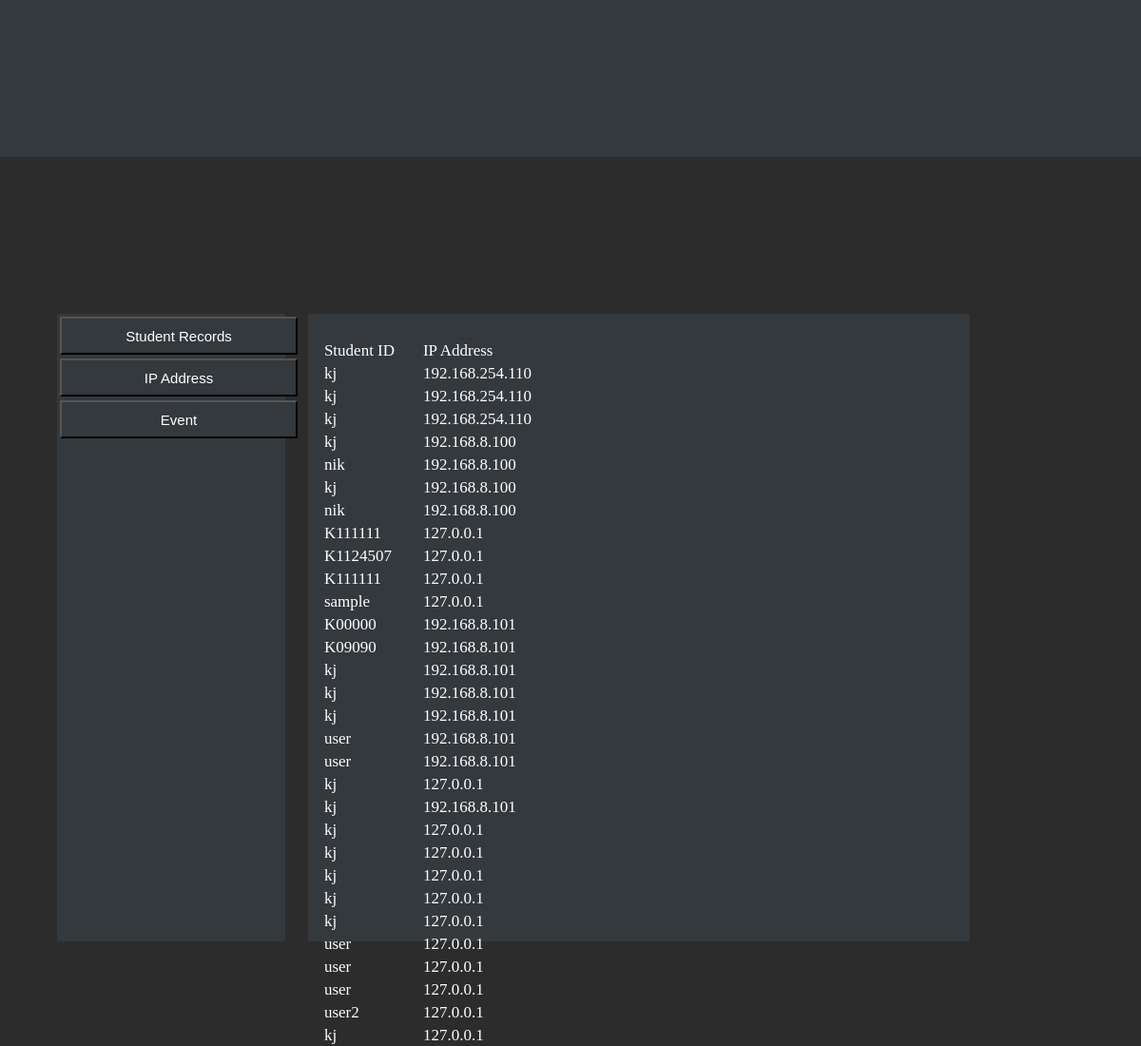
The page /admin/ip.php on the database its author committed.
### tables this page shows
CREATE TABLE IF NOT EXISTS `tblipaddress` (
`id` int(11) NOT NULL,
  `studentID` varchar(30) DEFAULT NULL,
  `ip` text
);

### admin/ip.php (the view, shortened to what this page needs)
<?php include'config.php'; session_start();
$ip = mysqli_query($conn, "select * from tblipaddress");
?>
<!DOCTYPE html>
<html>
<head>
	<link rel="stylesheet" type="text/css" href="admin.css">
</head>
<body>
<div class="mainbody">
	<div class="header">
	</div>
	<div class="sidenavigation">
	<form method="POST">
	<table>
		<tr>
			<td>
				<input type="submit" class="navibutton" name="btnusers" value="Student Records">
			</td>
		</tr>
		<tr>
			<td>
				<input type="submit" class="navibutton" name="btnip" value="IP Address">
			</td>
		</tr>
		<tr>
			<td>
				<input type="submit" class="navibutton" name="btnevent" value="Event">
			</td>
		</tr>
	</table>
	</form>
	</div>
	<div class="infocontainer">
		<table>
			<thead>
				<tr>
					<td width="100">
						Student ID
					</td>
					<td width="190">
						IP Address
					</td>
				</tr>
			</thead>
		<?php while($rows=mysqli_fetch_assoc($ip)){?>
			<form method="POST" >
			<tbody>
				<tr>
					<td>
						<?php echo $rows["studentID"]; ?>
					</td>
					<td>
						<?php echo $rows["ip"];?>
					</td>
				</tr>
			</tbody>
			</form>
		<?php }?>
		</table>
	</div>
</div>
</body>
</html>

### admin/admin.css (style rules this page uses)
body { background:#2c2c2c; }
.header { position:absolute; left:0%; right:0%; top:0%; width:auto; height: 15%; background: #34393d; }
.sidenavigation table { position: absolute; }
.sidenavigation { background: #34393d; position: absolute; left:5%; right:75%; top:30%; height:60%; width: auto; border-radius: 2px; }
.navibutton { cursor: pointer; background: #34393d; border-color: black; height: 40px; width: 250px; color: white; font-size: 15px; }
.infocontainer { background: #34393d; position: absolute; left:27%; right:15%; top:30%; height:60%; width: auto; border-radius: 2px; }
.infocontainer table { position: absolute; top:4%; left: 2%; color:white ; font-size:17px; }

### rows shown on the page
tblipaddress: studentID "kj", ip "192.168.254.110"
tblipaddress: studentID "kj", ip "192.168.254.110"
tblipaddress: studentID "kj", ip "192.168.254.110"
tblipaddress: studentID "kj", ip "192.168.8.100"
tblipaddress: studentID "nik", ip "192.168.8.100"
tblipaddress: studentID "kj", ip "192.168.8.100"
tblipaddress: studentID "nik", ip "192.168.8.100"
tblipaddress: studentID "K111111", ip "127.0.0.1"
tblipaddress: studentID "K1124507", ip "127.0.0.1"
tblipaddress: studentID "K111111", ip "127.0.0.1"
tblipaddress: studentID "sample", ip "127.0.0.1"
tblipaddress: studentID "K00000", ip "192.168.8.101"
tblipaddress: studentID "K09090", ip "192.168.8.101"
tblipaddress: studentID "kj", ip "192.168.8.101"
tblipaddress: studentID "kj", ip "192.168.8.101"
tblipaddress: studentID "kj", ip "192.168.8.101"
tblipaddress: studentID "user", ip "192.168.8.101"
tblipaddress: studentID "user", ip "192.168.8.101"
tblipaddress: studentID "kj", ip "127.0.0.1"
tblipaddress: studentID "kj", ip "192.168.8.101"
tblipaddress: studentID "kj", ip "127.0.0.1"
tblipaddress: studentID "kj", ip "127.0.0.1"
tblipaddress: studentID "kj", ip "127.0.0.1"
tblipaddress: studentID "kj", ip "127.0.0.1"
tblipaddress: studentID "kj", ip "127.0.0.1"
tblipaddress: studentID "user", ip "127.0.0.1"
tblipaddress: studentID "user", ip "127.0.0.1"
tblipaddress: studentID "user", ip "127.0.0.1"
tblipaddress: studentID "user2", ip "127.0.0.1"
tblipaddress: studentID "kj", ip "127.0.0.1"
